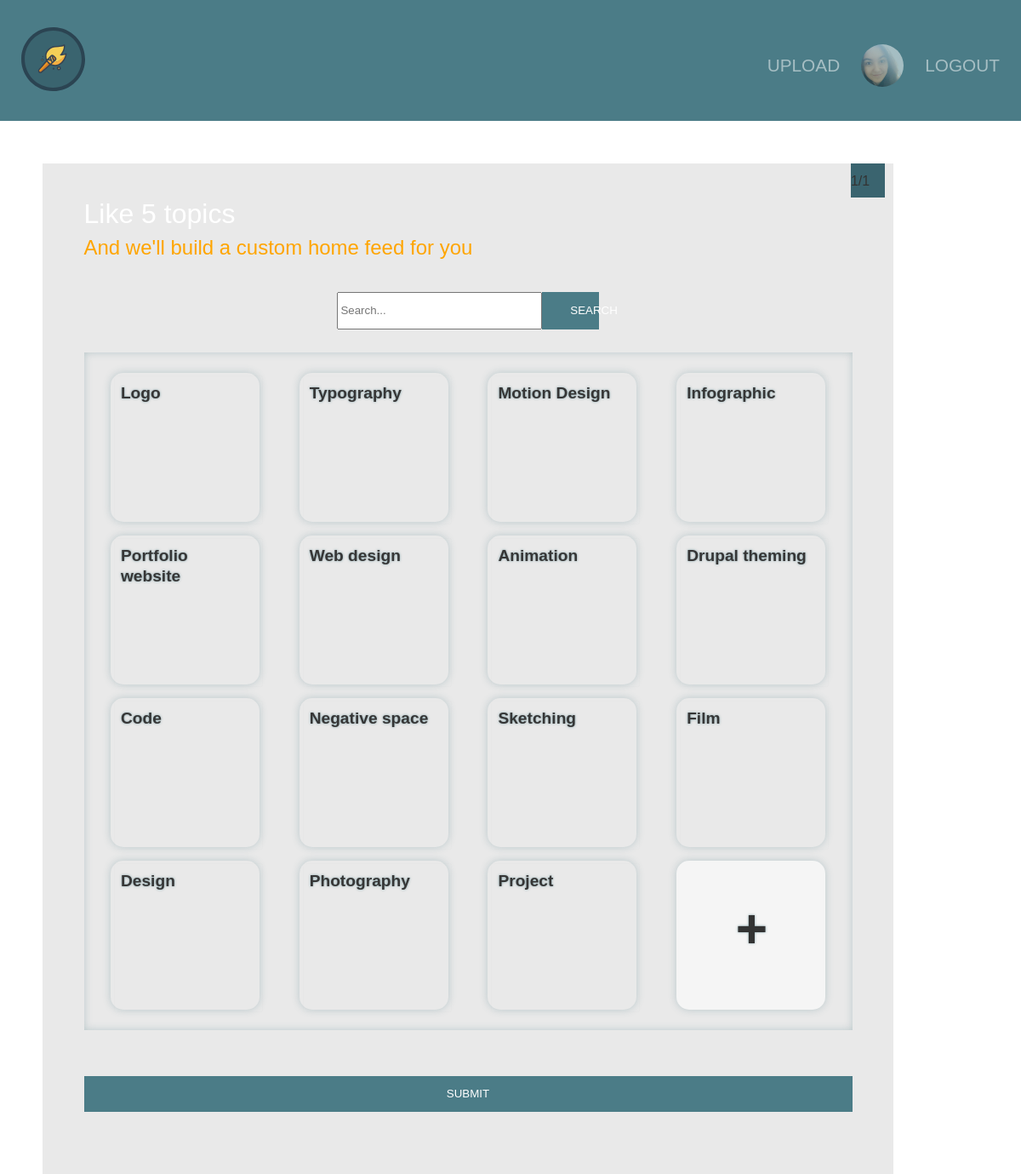
The app's page /topics.php (signed in) with its own data.
### tables this page shows
CREATE TABLE `users` (
  `id` int(11) NOT NULL,
  `email` varchar(200) NOT NULL,
  `firstname` varchar(200) NOT NULL,
  `lastname` varchar(200) NOT NULL,
  `image` varchar(200) NOT NULL,
  `password` varchar(200) NOT NULL,
  `username` varchar(200) NOT NULL
);

CREATE TABLE `topics` (
  `id` int(11) UNSIGNED NOT NULL,
  `title` varchar(200) DEFAULT NULL,
  `img` varchar(200) DEFAULT NULL
);

### classes/spark/Profile.class.php (called while the page is built, shortened)
<?php
class Profile
{
    private $userId;
    public function setUserId($userId)
    {
        $this->userId = $userId;
    }
    public function Profile(){
        $conn = Db::getInstance();
        $stment = $conn->prepare("SELECT * FROM users WHERE id = :id");
        $stment->bindValue(':id', $this->userId);
        $stment->execute();
        $use = $stment->fetchAll(PDO::FETCH_ASSOC);
        return $use;
    }
}

### classes/spark/topic.class.php (called while the page is built, shortened)
<?php
class topic
{
    public function Topics(){
        $conn = Db::getInstance();
        $statement = $conn->prepare("select * from topics");
        $statement->execute();
        $results = $statement->fetchAll(PDO::FETCH_ASSOC);
        return $results;
    }
}

### topics.php (the view, shortened to what this page needs)
<?php
    try {
        $topic = new topic();
        $email = $_SESSION['user'];
        $topic->setEmail($email);
        if (!empty($_POST['search'])) {
            $search = $_POST['search'];
            $topic->setSearch($search);
            $all = $topic->Search();
        } else{
            $all = $topic->Topics();
        }
    } catch (Exception $e) {
        echo $e->getMessage();
    }
?><!doctype html>
<html lang="en">
<head>
    <link rel="stylesheet" href="css/reset.css">
    <link rel="stylesheet" href="css/nav.css">
    <link rel="stylesheet" href="css/style.css">
</head>
    <?php include_once("nav.inc.php")?>
    <div id="container">
        <form id="topics" action="" method="post">
            <p class="float">1/1</p>
            <div class="center">
                <h1 id="title">Like 5 topics</h1>
                <h2 id="sub">And we'll build a custom home feed for you</h2>
                <div id="searchDiv">
                    <form action="index.php" method="post" id="search_bar">
                        <input type="text" name="search" id="search" placeholder="Search..." />
                        <button type="submit" id="search_bar_button">Search</button>
                    </form>
                </div>
                <div class="topics">
                <?php foreach ($all as $t):?>
                        <div class="topic" style="background-image: url(<?php echo $t['img']?>)">
                            <input id="topic" class="checkbox" name="topics[]" value="<?php echo htmlspecialchars($t['id'])?>" type="checkbox">
                            <p id="<?php echo htmlspecialchars($t['id'])?>" ><?php echo htmlspecialchars($t['title'])?></p>
                        </div>
                <?php endforeach;?>
                    <a class="link" href="newTopic.php">
                        <div class="topic new">
                            <p>+</p>
                        </div>
                    </a>
                </div>
                <button id="submit" type="submit">SUBMIT</button>
            </div>
        </form>
    </div>
</body>
</html>

### nav.inc.php (shortened to what this page needs)
<?php
try{
    $sessionId = $_SESSION['id'];
    $profiler = new Profile();
    $profiler->setUserId($sessionId);
    $user = $profiler->Profile();
} catch (Exception $e) {
    echo $e->getMessage();
}
?>
<div id="navigatie">
    <a href="index.php">
        <img src="images/spark_logo.svg" alt="spark_logo" class="logo">
    </a>
    <nav>
        <span class="nav_text"><a href="upload.php">Upload</a></span>
            <a href="profile.php?id=<?php echo htmlspecialchars($_SESSION['id']);?>">
                <?php foreach ($user as $profile): ?>
                    <img src="<?php echo htmlspecialchars($profile['image'])?>" alt="<?php echo htmlspecialchars($profile['username'])?>" class="profile_icon">
                <?php endforeach;?>
            </a>
        <span class="nav_text"><a href="logout.php">Logout</a></span>
    </nav>
</div>

### css/nav.css (style rules this page uses)
#navigatie { background-color: #4b7c87; padding: 2em 0 0 0; padding-bottom: 2em; }
.logo { width: 10%; margin-left: 45%; margin-right: 45%; margin-bottom: 10px; }
.profile_icon { display: none; }
nav { display: flex; justify-content: center; width: 100%; font-size: 1em; }
nav a { margin-left: 10px; margin-right: 10px; }
nav a:link, nav a:visited, nav a:hover, nav a:active { color: white; text-decoration: none; text-transform: uppercase; opacity: 0.5; }
@media only screen and (min-width: 690px) { nav { float: right; justify-content: flex-end; width: 85%; font-size: 1.3em; margin-top: 20px; } }
@media only screen and (min-width: 690px) { nav a { margin-left: 0; margin-right: 25px; } }
@media only screen and (min-width: 690px) { .nav_text { margin-top: 15px; } }
@media only screen and (min-width: 690px) { .logo { width: 75px; margin-left: 25px; margin-right: 0; margin-bottom: 0; } }
@media only screen and (min-width: 690px) { .profile_icon { display: block; width: 50px; border-radius: 100px; } }

### css/style.css (style rules this page uses)
* { box-sizing: border-box; font-family: 'Montserrat', sans-serif; }
#container { width: 80%; margin: auto; margin-top: 50px; margin-bottom: 50px; line-height: 24px; height: 200px; }
#container form { background-color: #e9e9e9; padding-left: 1.5%; padding-right: 1.5%; padding-top: 15px; padding-bottom: 15px; }
#container form p { color: #333333; }
@media only screen and (min-width: 1200px) { #container { width: 1100px; } }
h1,h2,p { color: white; }
h1 { font-size: 2em; padding-bottom: 0.5em; }
h2 { font-size: 1.5em; padding-bottom: 1em; }
.form label,input, button, p { display: block; }
button { background-color: #4b7c87; border: 0; padding: 1em 2.5em; margin: 2em 0; text-transform: uppercase; color: white; cursor: pointer; }
.topics { display: flex; flex-direction: row; flex-wrap: wrap; }
.topic { margin: 0.5em; height: 175px; background-position: top center; background-size: cover; border-radius: 15px; position: relative; }
.topic p { height: 175px; width: 175px; margin: auto; padding: 12px; font-size: larger; color: white; font-weight: bold; border-radius: 15px; }
#topics { max-width: 1000px; }
.checkbox { height: 175px; width: 175px; position: absolute; opacity: 0.01; }
h2 { color: orange; }
p { color: #9da5b6; }
p { margin-top: 0.5em; color: #9da5b6; margin-right: 5px; }
.topic p { text-align: left; color: white; text-shadow: 0px 0px 3px rgba(75,124,134, 0.7); }
.topic { box-shadow: 0px 0px 10px rgba(75,124,134, 0.3); }
.topics { max-height: 70vh; width: 100%; overflow: scroll; justify-content: space-around; padding: 1em 0.5em; box-shadow: inset 0 0 10px rgba(75,124,134, 0.3); }
.center { margin:2em; display: flex; flex-direction: column; }
.float { float: right; background-color: #3a646f; color: white; width: 2.5em; height: 2.5em; margin-top: -0.95em; margin-right: -0.4em; line-height: 2.6em; }
#searchDiv { display: flex; flex-direction: row; margin: 1em auto 0em auto; }
#search { width: 80%; height: 3.3em; }
#search_bar_button { width: 20%; height: 3.3em; margin-top: 0; }
#submit { margin-top: 2.5em; }
.new { width: 175px; height: 175px; background-color: whitesmoke; margin: auto; }
.new p { font-size: 4em; line-height: 2.15em; margin-left: 0.9em; }
.link { text-decoration: none; width: 175px; height: 175px; margin: 0.5em; }

### records on screen
users: image (picture)
topics: title "Logo"
topics: title "Typography"
topics: title "Motion Design"
topics: title "Infographic"
topics: title "Portfolio website"
topics: title "Web design"
topics: title "Animation"
topics: title "Drupal theming"
topics: title "Code"
topics: title "Negative space"
topics: title "Sketching"
topics: title "Film"
topics: title "Design"
topics: title "Photography"
topics: title "Project"
